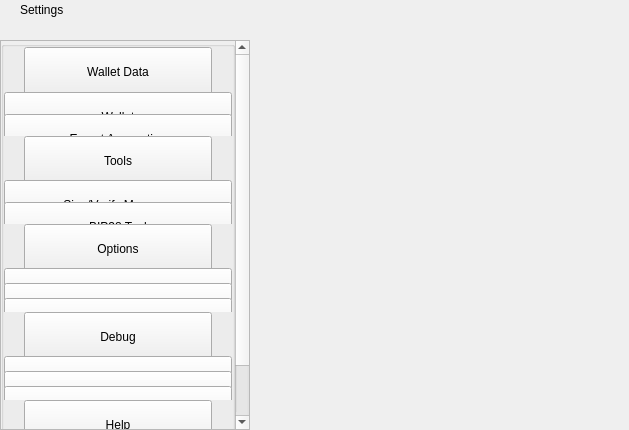
<?xml version="1.0" encoding="UTF-8"?>
<ui version="4.0">
 <class>SettingsWidget</class>
 <widget class="QWidget" name="SettingsWidget">
  <property name="geometry">
   <rect>
    <x>0</x>
    <y>0</y>
    <width>629</width>
    <height>430</height>
   </rect>
  </property>
  <property name="windowTitle">
   <string notr="true">N/A</string>
  </property>
  <layout class="QHBoxLayout" name="horizontalLayout" stretch="1,2">
   <property name="spacing">
    <number>0</number>
   </property>
   <property name="leftMargin">
    <number>0</number>
   </property>
   <property name="topMargin">
    <number>0</number>
   </property>
   <property name="rightMargin">
    <number>0</number>
   </property>
   <property name="bottomMargin">
    <number>0</number>
   </property>
   <item>
    <widget class="QWidget" name="left" native="true">
     <property name="minimumSize">
      <size>
       <width>250</width>
       <height>0</height>
      </size>
     </property>
     <layout class="QVBoxLayout" name="verticalLayout">
      <property name="leftMargin">
       <number>0</number>
      </property>
      <property name="topMargin">
       <number>0</number>
      </property>
      <property name="rightMargin">
       <number>0</number>
      </property>
      <property name="bottomMargin">
       <number>0</number>
      </property>
      <item>
       <layout class="QVBoxLayout" name="verticalLayout_1">
        <property name="spacing">
         <number>0</number>
        </property>
        <item>
         <widget class="QWidget" name="titleMenuList" native="true">
          <property name="maximumSize">
           <size>
            <width>16777215</width>
            <height>30</height>
           </size>
          </property>
          <layout class="QHBoxLayout" name="horizontalLayout_1">
           <property name="spacing">
            <number>0</number>
           </property>
           <property name="leftMargin">
            <number>20</number>
           </property>
           <property name="topMargin">
            <number>0</number>
           </property>
           <property name="rightMargin">
            <number>20</number>
           </property>
           <property name="bottomMargin">
            <number>0</number>
           </property>
           <item>
            <widget class="QLabel" name="labelTitle">
             <property name="text">
              <string>Settings</string>
             </property>
            </widget>
           </item>
           <item>
            <spacer name="horizontalSpacer">
             <property name="orientation">
              <enum>Qt::Horizontal</enum>
             </property>
             <property name="sizeHint" stdset="0">
              <size>
               <width>40</width>
               <height>20</height>
              </size>
             </property>
            </spacer>
           </item>
          </layout>
         </widget>
        </item>
        <item>
         <spacer name="verticalSpacer_2">
          <property name="orientation">
           <enum>Qt::Vertical</enum>
          </property>
          <property name="sizeType">
           <enum>QSizePolicy::Fixed</enum>
          </property>
          <property name="sizeHint" stdset="0">
           <size>
            <width>20</width>
            <height>20</height>
           </size>
          </property>
         </spacer>
        </item>
        <item>
         <layout class="QVBoxLayout" name="verticalLayout_2">
          <item>
           <widget class="QScrollArea" name="scrollArea">
            <property name="sizePolicy">
             <sizepolicy hsizetype="Expanding" vsizetype="MinimumExpanding">
              <horstretch>0</horstretch>
              <verstretch>0</verstretch>
             </sizepolicy>
            </property>
            <property name="styleSheet">
             <string notr="true"/>
            </property>
            <property name="horizontalScrollBarPolicy">
             <enum>Qt::ScrollBarAlwaysOff</enum>
            </property>
            <property name="sizeAdjustPolicy">
             <enum>QAbstractScrollArea::AdjustIgnored</enum>
            </property>
            <property name="widgetResizable">
             <bool>true</bool>
            </property>
            <property name="alignment">
             <set>Qt::AlignLeading|Qt::AlignLeft|Qt::AlignTop</set>
            </property>
            <widget class="QWidget" name="scrollAreaWidgetContents">
             <property name="geometry">
              <rect>
               <x>0</x>
               <y>-68</y>
               <width>230</width>
               <height>452</height>
              </rect>
             </property>
             <property name="sizePolicy">
              <sizepolicy hsizetype="Preferred" vsizetype="MinimumExpanding">
               <horstretch>0</horstretch>
               <verstretch>0</verstretch>
              </sizepolicy>
             </property>
             <property name="maximumSize">
              <size>
               <width>16777215</width>
               <height>650</height>
              </size>
             </property>
             <property name="autoFillBackground">
              <bool>true</bool>
             </property>
             <layout class="QVBoxLayout" name="verticalLayout_3">
              <property name="spacing">
               <number>0</number>
              </property>
              <property name="sizeConstraint">
               <enum>QLayout::SetDefaultConstraint</enum>
              </property>
              <property name="leftMargin">
               <number>0</number>
              </property>
              <property name="topMargin">
               <number>0</number>
              </property>
              <property name="rightMargin">
               <number>0</number>
              </property>
              <property name="bottomMargin">
               <number>0</number>
              </property>
              <item>
               <layout class="QVBoxLayout" name="verticalLayout_4">
                <property name="spacing">
                 <number>0</number>
                </property>
                <item alignment="Qt::AlignTop">
                 <widget class="QGroupBox" name="groupBox">
                  <property name="sizePolicy">
                   <sizepolicy hsizetype="Preferred" vsizetype="MinimumExpanding">
                    <horstretch>0</horstretch>
                    <verstretch>0</verstretch>
                   </sizepolicy>
                  </property>
                  <property name="maximumSize">
                   <size>
                    <width>16777215</width>
                    <height>450</height>
                   </size>
                  </property>
                  <property name="title">
                   <string/>
                  </property>
                  <layout class="QVBoxLayout" name="verticalLayout_5">
                   <property name="spacing">
                    <number>0</number>
                   </property>
                   <property name="leftMargin">
                    <number>0</number>
                   </property>
                   <property name="topMargin">
                    <number>0</number>
                   </property>
                   <property name="rightMargin">
                    <number>0</number>
                   </property>
                   <property name="bottomMargin">
                    <number>0</number>
                   </property>
                   <item>
                    <widget class="QWidget" name="menuFileContainer" native="true">
                     <property name="maximumSize">
                      <size>
                       <width>16777215</width>
                       <height>160</height>
                      </size>
                     </property>
                     <layout class="QHBoxLayout" name="horizontalLayout_2">
                      <property name="spacing">
                       <number>0</number>
                      </property>
                      <property name="leftMargin">
                       <number>20</number>
                      </property>
                      <property name="topMargin">
                       <number>0</number>
                      </property>
                      <property name="rightMargin">
                       <number>20</number>
                      </property>
                      <property name="bottomMargin">
                       <number>0</number>
                      </property>
                      <item alignment="Qt::AlignTop">
                       <widget class="QPushButton" name="pushButtonFile">
                        <property name="minimumSize">
                         <size>
                          <width>0</width>
                          <height>50</height>
                         </size>
                        </property>
                        <property name="maximumSize">
                         <size>
                          <width>16777215</width>
                          <height>50</height>
                         </size>
                        </property>
                        <property name="focusPolicy">
                         <enum>Qt::NoFocus</enum>
                        </property>
                        <property name="text">
                         <string>Wallet Data</string>
                        </property>
                        <property name="checkable">
                         <bool>true</bool>
                        </property>
                        <property name="autoExclusive">
                         <bool>false</bool>
                        </property>
                       </widget>
                      </item>
                     </layout>
                    </widget>
                   </item>
                   <item>
                    <widget class="QWidget" name="fileButtonsWidget" native="true">
                     <property name="maximumSize">
                      <size>
                       <width>16777215</width>
                       <height>165</height>
                      </size>
                     </property>
                     <layout class="QVBoxLayout" name="verticalLayout_6">
                      <property name="spacing">
                       <number>0</number>
                      </property>
                      <property name="leftMargin">
                       <number>0</number>
                      </property>
                      <property name="topMargin">
                       <number>0</number>
                      </property>
                      <property name="rightMargin">
                       <number>0</number>
                      </property>
                      <property name="bottomMargin">
                       <number>0</number>
                      </property>
                      <item>
                       <widget class="QPushButton" name="pushButtonFile2">
                        <property name="minimumSize">
                         <size>
                          <width>0</width>
                          <height>50</height>
                         </size>
                        </property>
                        <property name="maximumSize">
                         <size>
                          <width>16777215</width>
                          <height>50</height>
                         </size>
                        </property>
                        <property name="focusPolicy">
                         <enum>Qt::NoFocus</enum>
                        </property>
                        <property name="text">
                         <string>Wallet</string>
                        </property>
                        <property name="checkable">
                         <bool>true</bool>
                        </property>
                        <property name="autoExclusive">
                         <bool>false</bool>
                        </property>
                       </widget>
                      </item>
                      <item>
                       <widget class="QPushButton" name="pushButtonExportCsv">
                        <property name="minimumSize">
                         <size>
                          <width>0</width>
                          <height>50</height>
                         </size>
                        </property>
                        <property name="maximumSize">
                         <size>
                          <width>16777215</width>
                          <height>50</height>
                         </size>
                        </property>
                        <property name="focusPolicy">
                         <enum>Qt::NoFocus</enum>
                        </property>
                        <property name="text">
                         <string>Export Accounting</string>
                        </property>
                        <property name="checkable">
                         <bool>true</bool>
                        </property>
                        <property name="autoExclusive">
                         <bool>false</bool>
                        </property>
                       </widget>
                      </item>
                     </layout>
                    </widget>
                   </item>
                   <item>
                    <widget class="QWidget" name="menuToolsContainer" native="true">
                     <property name="maximumSize">
                      <size>
                       <width>16777215</width>
                       <height>160</height>
                      </size>
                     </property>
                     <layout class="QHBoxLayout" name="horizontalLayout_3">
                      <property name="spacing">
                       <number>0</number>
                      </property>
                      <property name="leftMargin">
                       <number>20</number>
                      </property>
                      <property name="topMargin">
                       <number>0</number>
                      </property>
                      <property name="rightMargin">
                       <number>20</number>
                      </property>
                      <property name="bottomMargin">
                       <number>0</number>
                      </property>
                      <item alignment="Qt::AlignTop">
                       <widget class="QPushButton" name="pushButtonConfiguration">
                        <property name="minimumSize">
                         <size>
                          <width>0</width>
                          <height>50</height>
                         </size>
                        </property>
                        <property name="maximumSize">
                         <size>
                          <width>16777215</width>
                          <height>50</height>
                         </size>
                        </property>
                        <property name="focusPolicy">
                         <enum>Qt::NoFocus</enum>
                        </property>
                        <property name="text">
                         <string>Tools</string>
                        </property>
                        <property name="checkable">
                         <bool>true</bool>
                        </property>
                        <property name="autoExclusive">
                         <bool>false</bool>
                        </property>
                       </widget>
                      </item>
                     </layout>
                    </widget>
                   </item>
                   <item>
                    <widget class="QWidget" name="configurationButtonsWidget" native="true">
                     <property name="maximumSize">
                      <size>
                       <width>16777215</width>
                       <height>105</height>
                      </size>
                     </property>
                     <layout class="QVBoxLayout" name="verticalLayout_7">
                      <property name="spacing">
                       <number>0</number>
                      </property>
                      <property name="leftMargin">
                       <number>0</number>
                      </property>
                      <property name="topMargin">
                       <number>0</number>
                      </property>
                      <property name="rightMargin">
                       <number>0</number>
                      </property>
                      <property name="bottomMargin">
                       <number>0</number>
                      </property>
                      <item>
                       <widget class="QPushButton" name="pushButtonConfiguration4">
                        <property name="minimumSize">
                         <size>
                          <width>0</width>
                          <height>50</height>
                         </size>
                        </property>
                        <property name="maximumSize">
                         <size>
                          <width>16777215</width>
                          <height>50</height>
                         </size>
                        </property>
                        <property name="focusPolicy">
                         <enum>Qt::NoFocus</enum>
                        </property>
                        <property name="text">
                         <string>Sign/Verify Message</string>
                        </property>
                        <property name="checkable">
                         <bool>true</bool>
                        </property>
                        <property name="autoExclusive">
                         <bool>false</bool>
                        </property>
                       </widget>
                      </item>
                      <item>
                       <widget class="QPushButton" name="pushButtonConfiguration3">
                        <property name="minimumSize">
                         <size>
                          <width>0</width>
                          <height>50</height>
                         </size>
                        </property>
                        <property name="maximumSize">
                         <size>
                          <width>16777215</width>
                          <height>50</height>
                         </size>
                        </property>
                        <property name="focusPolicy">
                         <enum>Qt::NoFocus</enum>
                        </property>
                        <property name="text">
                         <string>BIP38 Tool</string>
                        </property>
                        <property name="checkable">
                         <bool>true</bool>
                        </property>
                        <property name="autoExclusive">
                         <bool>false</bool>
                        </property>
                       </widget>
                      </item>
                     </layout>
                    </widget>
                   </item>
                   <item>
                    <layout class="QHBoxLayout" name="horizontalLayout_4">
                     <property name="spacing">
                      <number>0</number>
                     </property>
                     <property name="leftMargin">
                      <number>20</number>
                     </property>
                     <property name="rightMargin">
                      <number>20</number>
                     </property>
                     <item alignment="Qt::AlignTop">
                      <widget class="QPushButton" name="pushButtonOptions">
                       <property name="minimumSize">
                        <size>
                         <width>0</width>
                         <height>50</height>
                        </size>
                       </property>
                       <property name="maximumSize">
                        <size>
                         <width>16777215</width>
                         <height>50</height>
                        </size>
                       </property>
                       <property name="focusPolicy">
                        <enum>Qt::NoFocus</enum>
                       </property>
                       <property name="text">
                        <string>Options</string>
                       </property>
                       <property name="checkable">
                        <bool>true</bool>
                       </property>
                       <property name="autoExclusive">
                        <bool>false</bool>
                       </property>
                      </widget>
                     </item>
                    </layout>
                   </item>
                   <item>
                    <widget class="QWidget" name="optionsButtonsWidget" native="true">
                     <property name="maximumSize">
                      <size>
                       <width>16777215</width>
                       <height>160</height>
                      </size>
                     </property>
                     <layout class="QVBoxLayout" name="verticalLayout_8">
                      <property name="spacing">
                       <number>0</number>
                      </property>
                      <property name="leftMargin">
                       <number>0</number>
                      </property>
                      <property name="topMargin">
                       <number>0</number>
                      </property>
                      <property name="rightMargin">
                       <number>0</number>
                      </property>
                      <property name="bottomMargin">
                       <number>0</number>
                      </property>
                      <item>
                       <widget class="QPushButton" name="pushButtonOptions1">
                        <property name="minimumSize">
                         <size>
                          <width>0</width>
                          <height>50</height>
                         </size>
                        </property>
                        <property name="maximumSize">
                         <size>
                          <width>16777215</width>
                          <height>50</height>
                         </size>
                        </property>
                        <property name="focusPolicy">
                         <enum>Qt::NoFocus</enum>
                        </property>
                        <property name="text">
                         <string>Main</string>
                        </property>
                        <property name="checkable">
                         <bool>true</bool>
                        </property>
                        <property name="checked">
                         <bool>false</bool>
                        </property>
                        <property name="autoExclusive">
                         <bool>false</bool>
                        </property>
                       </widget>
                      </item>
                      <item>
                       <widget class="QPushButton" name="pushButtonOptions2">
                        <property name="minimumSize">
                         <size>
                          <width>0</width>
                          <height>50</height>
                         </size>
                        </property>
                        <property name="maximumSize">
                         <size>
                          <width>16777215</width>
                          <height>50</height>
                         </size>
                        </property>
                        <property name="focusPolicy">
                         <enum>Qt::NoFocus</enum>
                        </property>
                        <property name="text">
                         <string>Wallet</string>
                        </property>
                        <property name="checkable">
                         <bool>true</bool>
                        </property>
                        <property name="autoExclusive">
                         <bool>false</bool>
                        </property>
                       </widget>
                      </item>
                      <item>
                       <widget class="QPushButton" name="pushButtonOptions5">
                        <property name="minimumSize">
                         <size>
                          <width>0</width>
                          <height>50</height>
                         </size>
                        </property>
                        <property name="maximumSize">
                         <size>
                          <width>16777215</width>
                          <height>50</height>
                         </size>
                        </property>
                        <property name="focusPolicy">
                         <enum>Qt::NoFocus</enum>
                        </property>
                        <property name="text">
                         <string>Display</string>
                        </property>
                        <property name="checkable">
                         <bool>true</bool>
                        </property>
                        <property name="autoExclusive">
                         <bool>false</bool>
                        </property>
                       </widget>
                      </item>
                     </layout>
                    </widget>
                   </item>
                   <item>
                    <layout class="QHBoxLayout" name="horizontalTools">
                     <property name="spacing">
                      <number>0</number>
                     </property>
                     <property name="leftMargin">
                      <number>20</number>
                     </property>
                     <property name="rightMargin">
                      <number>20</number>
                     </property>
                     <item alignment="Qt::AlignTop">
                      <widget class="QPushButton" name="pushButtonTools">
                       <property name="minimumSize">
                        <size>
                         <width>0</width>
                         <height>50</height>
                        </size>
                       </property>
                       <property name="maximumSize">
                        <size>
                         <width>16777215</width>
                         <height>50</height>
                        </size>
                       </property>
                       <property name="focusPolicy">
                        <enum>Qt::NoFocus</enum>
                       </property>
                       <property name="text">
                        <string>Debug</string>
                       </property>
                       <property name="checkable">
                        <bool>true</bool>
                       </property>
                       <property name="autoExclusive">
                        <bool>false</bool>
                       </property>
                      </widget>
                     </item>
                    </layout>
                   </item>
                   <item>
                    <widget class="QWidget" name="toolsButtonsWidget" native="true">
                     <property name="maximumSize">
                      <size>
                       <width>16777215</width>
                       <height>160</height>
                      </size>
                     </property>
                     <layout class="QVBoxLayout" name="verticalTools_11">
                      <property name="spacing">
                       <number>0</number>
                      </property>
                      <property name="leftMargin">
                       <number>0</number>
                      </property>
                      <property name="topMargin">
                       <number>0</number>
                      </property>
                      <property name="rightMargin">
                       <number>0</number>
                      </property>
                      <property name="bottomMargin">
                       <number>0</number>
                      </property>
                      <item>
                       <widget class="QPushButton" name="pushButtonTools1">
                        <property name="minimumSize">
                         <size>
                          <width>0</width>
                          <height>50</height>
                         </size>
                        </property>
                        <property name="maximumSize">
                         <size>
                          <width>16777215</width>
                          <height>50</height>
                         </size>
                        </property>
                        <property name="focusPolicy">
                         <enum>Qt::NoFocus</enum>
                        </property>
                        <property name="text">
                         <string>Information</string>
                        </property>
                        <property name="checkable">
                         <bool>true</bool>
                        </property>
                        <property name="checked">
                         <bool>false</bool>
                        </property>
                        <property name="autoExclusive">
                         <bool>false</bool>
                        </property>
                       </widget>
                      </item>
                      <item>
                       <widget class="QPushButton" name="pushButtonTools2">
                        <property name="minimumSize">
                         <size>
                          <width>0</width>
                          <height>50</height>
                         </size>
                        </property>
                        <property name="maximumSize">
                         <size>
                          <width>16777215</width>
                          <height>50</height>
                         </size>
                        </property>
                        <property name="focusPolicy">
                         <enum>Qt::NoFocus</enum>
                        </property>
                        <property name="text">
                         <string>Console</string>
                        </property>
                        <property name="checkable">
                         <bool>true</bool>
                        </property>
                        <property name="autoExclusive">
                         <bool>false</bool>
                        </property>
                       </widget>
                      </item>
                      <item>
                       <widget class="QPushButton" name="pushButtonTools5">
                        <property name="minimumSize">
                         <size>
                          <width>0</width>
                          <height>50</height>
                         </size>
                        </property>
                        <property name="maximumSize">
                         <size>
                          <width>16777215</width>
                          <height>50</height>
                         </size>
                        </property>
                        <property name="focusPolicy">
                         <enum>Qt::NoFocus</enum>
                        </property>
                        <property name="text">
                         <string>Wallet Repair</string>
                        </property>
                        <property name="checkable">
                         <bool>true</bool>
                        </property>
                        <property name="autoExclusive">
                         <bool>false</bool>
                        </property>
                       </widget>
                      </item>
                     </layout>
                    </widget>
                   </item>
                   <item>
                    <layout class="QHBoxLayout" name="horizontalHelp">
                     <property name="spacing">
                      <number>0</number>
                     </property>
                     <property name="leftMargin">
                      <number>20</number>
                     </property>
                     <property name="rightMargin">
                      <number>20</number>
                     </property>
                     <item alignment="Qt::AlignTop">
                      <widget class="QPushButton" name="pushButtonHelp">
                       <property name="minimumSize">
                        <size>
                         <width>0</width>
                         <height>50</height>
                        </size>
                       </property>
                       <property name="maximumSize">
                        <size>
                         <width>16777215</width>
                         <height>50</height>
                        </size>
                       </property>
                       <property name="focusPolicy">
                        <enum>Qt::NoFocus</enum>
                       </property>
                       <property name="text">
                        <string>Help</string>
                       </property>
                       <property name="checkable">
                        <bool>true</bool>
                       </property>
                       <property name="autoExclusive">
                        <bool>false</bool>
                       </property>
                      </widget>
                     </item>
                    </layout>
                   </item>
                   <item>
                    <widget class="QWidget" name="helpButtonsWidget" native="true">
                     <property name="maximumSize">
                      <size>
                       <width>16777215</width>
                       <height>100</height>
                      </size>
                     </property>
                     <layout class="QVBoxLayout" name="verticalHelp">
                      <property name="spacing">
                       <number>0</number>
                      </property>
                      <property name="leftMargin">
                       <number>0</number>
                      </property>
                      <property name="topMargin">
                       <number>0</number>
                      </property>
                      <property name="rightMargin">
                       <number>0</number>
                      </property>
                      <property name="bottomMargin">
                       <number>0</number>
                      </property>
                      <item>
                       <widget class="QPushButton" name="pushButtonHelp1">
                        <property name="minimumSize">
                         <size>
                          <width>0</width>
                          <height>50</height>
                         </size>
                        </property>
                        <property name="maximumSize">
                         <size>
                          <width>16777215</width>
                          <height>50</height>
                         </size>
                        </property>
                        <property name="focusPolicy">
                         <enum>Qt::NoFocus</enum>
                        </property>
                        <property name="text">
                         <string>FAQ</string>
                        </property>
                        <property name="checkable">
                         <bool>false</bool>
                        </property>
                        <property name="checked">
                         <bool>false</bool>
                        </property>
                        <property name="autoExclusive">
                         <bool>false</bool>
                        </property>
                       </widget>
                      </item>
                      <item>
                       <widget class="QPushButton" name="pushButtonHelp2">
                        <property name="minimumSize">
                         <size>
                          <width>0</width>
                          <height>50</height>
                         </size>
                        </property>
                        <property name="maximumSize">
                         <size>
                          <width>16777215</width>
                          <height>50</height>
                         </size>
                        </property>
                        <property name="focusPolicy">
                         <enum>Qt::NoFocus</enum>
                        </property>
                        <property name="text">
                         <string>About LATS</string>
                        </property>
                        <property name="checkable">
                         <bool>false</bool>
                        </property>
                        <property name="autoExclusive">
                         <bool>false</bool>
                        </property>
                       </widget>
                      </item>
                     </layout>
                    </widget>
                   </item>
                  </layout>
                 </widget>
                </item>
               </layout>
              </item>
             </layout>
            </widget>
           </widget>
          </item>
         </layout>
        </item>
       </layout>
      </item>
     </layout>
    </widget>
   </item>
   <item>
    <widget class="QWidget" name="right" native="true">
     <layout class="QVBoxLayout" name="verticalLayout_9">
      <property name="leftMargin">
       <number>0</number>
      </property>
      <property name="topMargin">
       <number>0</number>
      </property>
      <property name="rightMargin">
       <number>0</number>
      </property>
      <property name="bottomMargin">
       <number>0</number>
      </property>
      <item>
       <layout class="QVBoxLayout" name="verticalLayout_10">
        <property name="spacing">
         <number>6</number>
        </property>
        <item>
         <layout class="QVBoxLayout" name="verticalLayout_11">
          <item>
           <widget class="QStackedWidget" name="stackedWidgetContainer"/>
          </item>
         </layout>
        </item>
       </layout>
      </item>
     </layout>
    </widget>
   </item>
  </layout>
 </widget>
 <resources/>
 <connections/>
</ui>
